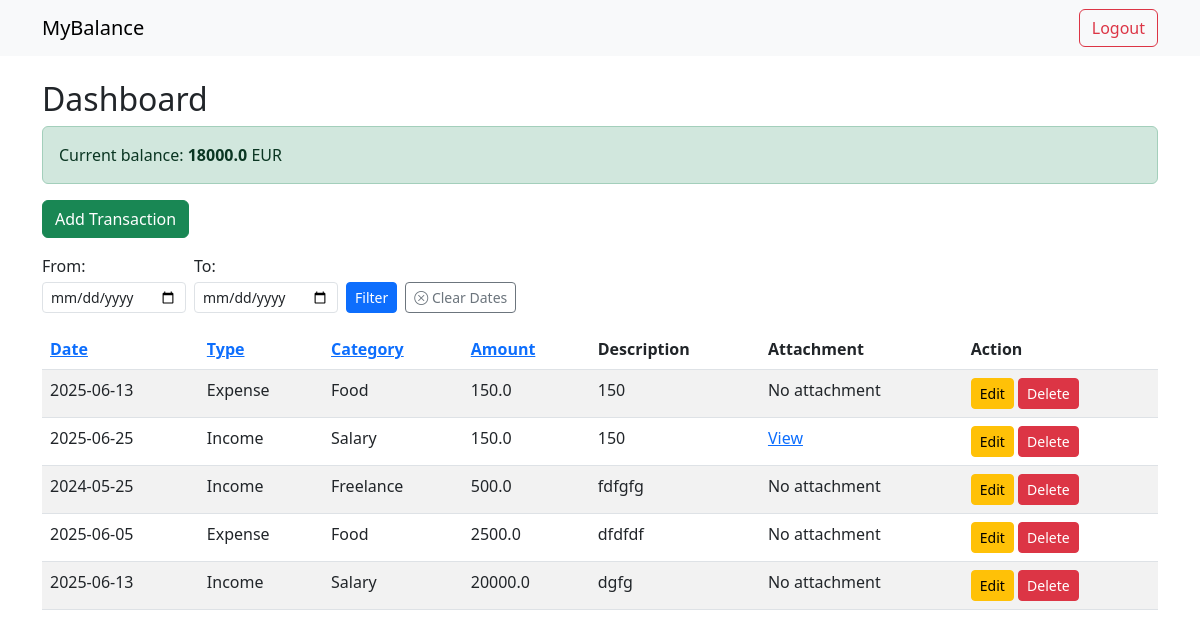
The app's page /dashboard?sort_by=amount&order=asc (signed in) with its own data.
### tables this page shows
CREATE TABLE transactions (
              id INTEGER PRIMARY KEY AUTOINCREMENT,
              user_id INTEGER,
              date TEXT,
              type TEXT,
              category TEXT,
              amount REAL,
              description TEXT, attachment TEXT,
              FOREIGN KEY(user_id) REFERENCES users(id)
              );

### app.py (the view)
@app.route('/dashboard')
def dashboard():
        if 'user_id' not in session:
            return redirect(url_for('login'))
        sort_by=request.args.get('sort_by','date')
        order=request.args.get('order','desc')
        if sort_by not in ['date','type','amount', 'category']:
             sort_by='date'
        if order not in ['asc', 'desc']:
             order='desc'
        date_from=request.args.get('from')
        date_to=request.args.get('to')
        query='''
            SELECT id, date, type, category, amount, description, attachment
            FROM transactions
            WHERE user_id=?
        '''
        params=[session['user_id']]
        if date_from:
             query+=" AND date>=?"
             params.append(date_from)
        if date_to:
             query+=" AND date<=?"
             params.append(date_to)
        query+= f"ORDER BY {sort_by} {order}"
        conn=get_db_conn()
        c=conn.cursor()
        c.execute(query, tuple(params))
        transactions=c.fetchall()
        c.execute('''
                    SELECT COALESCE(SUM(CASE WHEN type='Income' THEN amount ELSE 0 END),0)-
                    COALESCE(SUM(CASE WHEN type='Expense' THEN amount ELSE 0 END),0)
                    FROM transactions
                    WHERE user_id=?

                  ''',(session['user_id'],))
        balance=c.fetchone()[0] or 0
        conn.close()
        return render_template('dashboard.html', transactions=transactions, sort_by=sort_by, order=order, date_from=date_from,
                               date_to=date_to, balance=balance)

### app.py (called while the page is built)
def get_db_conn():
     conn=sqlite3.connect(DATABASE)
     conn.row_factory=sqlite3.Row
     return conn

### templates/dashboard.html (shortened to what this page needs)
{% extends 'base.html' %}
{% block content %}
<h2>Dashboard</h2>
<div class="alert {% if balance>=0 %} alert-success {% else %} alert-danger {% endif %}" role="alert">
    Current balance: <strong>{{balance}}</strong> EUR
</div>
<a href="{{ url_for('add') }}" class="btn btn-success mb-3">Add Transaction</a>
<form method="get" class="d-flex align-items-end gap-2 mb-3" style="flex-wrap: wrap; max-width: 600px;">
    <div class="col-auto">
        <label for="from" class="form-label mb-1">From:</label>
        <input type="date" name="from" id="from" class="form-control form-control-sm" value="{{ date_from or ''}}">
    </div>
    <div class="col-auto">
        <label for="to" class="form-label mb-1">To:</label>
        <input type="date" name="to" id="to" class="form-control form-control-sm" value="{{ date_to or ''}}">
    </div>
    <div class="col-auto">
        <button type="submit" class="btn btn-sm btn-primary">Filter</button>
    </div>
    <div class="col-auto">
        <a href="{{ url_for('dashboard')}}" class="btn btn-outline-secondary btn-sm">
            <i class="bi bi-x-circle"></i> Clear Dates</a>
    </div>
</form>
<table class="table table-striped">
    <thead>
        <tr>
            <th><a href="{{ url_for('dashboard',sort_by='date', order='asc' if sort_by!='date' or order=='desc' else 'desc' ) }}">Date</a></th>
            <th><a href="{{ url_for('dashboard', sort_by='type', order='asc' if sort_by!='type' or order=='desc' else 'desc')}}">Type</a></th>
            <th><a href="{{ url_for ('dashboard', sort_by='category', order='asc' if sort_by!='category' or order=='desc' else 'desc')}}">Category</a></th>
            <th><a href ="{{ url_for('dashboard', sort_by='amount', order='asc' if sort_by!='amount' or order=='desc' else 'desc')}}">Amount</a></th>
            <th>Description</th>
            <th>Attachment</th>
            <th>Action</th>
        </tr>
    </thead>
    <tbody>
        {% for t in transactions %}
        <tr>
            <td>{{ t['date'] }}</td>
            <td>{{ t['type'] }}</td>
            <td>{{ t['category'] }}</td>
            <td>{{ t['amount'] }}</td>
            <td>{{ t['description'] }}</td>
            <td>
                {% if  t['attachment']%}
                    <a href="{{ url_for('static', filename='uploads/'+t['attachment'])}}" target="_blank">View</a>
                {% else %}
                    No attachment
                {% endif %}
               </td>
            <td >
                <a href="{{url_for('update', id=t['id'])}}" class="btn btn-sm btn-warning">Edit</a>
                <a href="{{ url_for('confirm_delete', id=t['id'], target='record')}}" class="btn btn-sm btn-danger">Delete</a>
            </td>
        </tr>
        {% endfor %}
    </tbody>
</table>
{% endblock %}

### records on screen
transactions: date "2025-06-13", type "Expense", category "Food", amount "150.0", description "150", shows "No attachment"
transactions: date "2025-06-25", type "Income", category "Salary", amount "150.0", description "150"
transactions: date "2024-05-25", type "Income", category "Freelance", amount "500.0", description "fdfgfg", shows "No attachment"
transactions: date "2025-06-05", type "Expense", category "Food", amount "2500.0", description "dfdfdf", shows "No attachment"
transactions: date "2025-06-13", type "Income", category "Salary", amount "20000.0", description "dgfg", shows "No attachment"

### other values on screen
{{ balance }} "18000.0"
